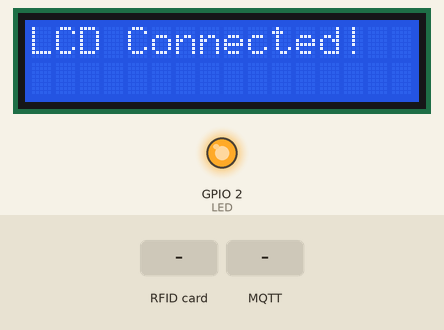
This program was run on a simulated ESP32. On the bench: 16×2 character LCD, output pins drawn as LEDs (lit = HIGH). The inputs (shaded band) are chosen by the test bench. WiFi joins after 1.5 s; servers stay silent unless stated; network time is answered at once with the bench clock; the local clock reads 2024-03-15 10:24:30 at power-on unless the program sets it; no MQTT or app messages arrive unless stated; what the program prints to the serial monitor is not drawn.

Above: at 0.6 s.
At 9.4 s:
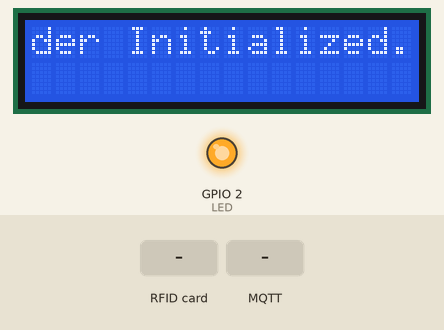
9.5 s: RFID card 5E 7A 19 C4 held to the reader
At 11.3 s:
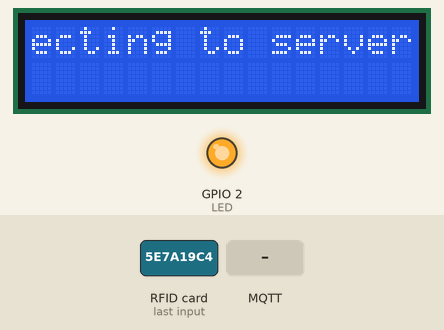
11.9 s: MQTT message "DUBLICATE" arrives on the first subscribed topic
At 12.9 s:
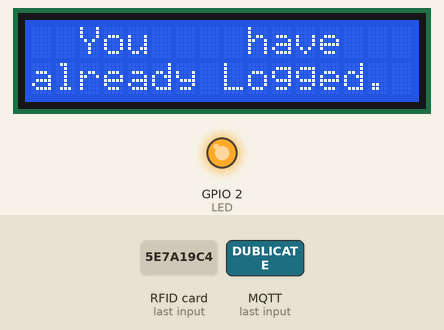
Timing chart, 0 to 14.9 s (numbered marks = the images above; inputs shaded):
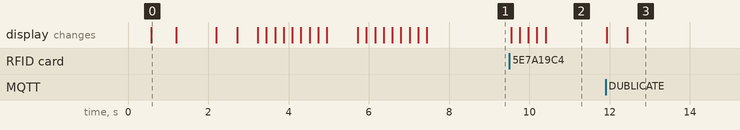

Measured:
- after the input at 9.5 s, the display: first changes at once (image 2 shows a later state)
- after the input at 11.9 s, the display: first changes at once (image 3 shows a later state)
- what the display in image 0 shows lasts 0.6 s, from 0.6 s to 1.2 s

The program:

main.cpp
```cpp
#include <Arduino.h>
#include <Wire.h>
#include <LiquidCrystal_I2C.h>
#include <SPI.h>
#include <MFRC522.h>
#include <WiFi.h>
#include <WiFiUdp.h>
#include <NTPClient.h>
#include <PubSubClient.h>
#include "secrets.h"

// LCD setup.
#define I2C_ADDRESS 0x27 // Change this if your LCD uses 0x3F or another address
#define SDA 21
#define SCL 22
#define SCROLL_DELAY 200

// RFID setup.
#define RST_PIN 4 // RST pin connected to GPIO22
#define SS_PIN 5   // SDA (SS) connected to GPIO5

// ESP32 Macros.
#define MONITOR_SPEED 115200
#define LED 2
#define LED_BLINK_SPEED 200
#define UTC_PLUS_5 18000
#define RETRIES 3
#define TIMEOUT 10000

const char *mqtt_access = "rfid/access";
const char *mqtt_register = "rfid/registration";
const String macAddress = WiFi.macAddress();

// Function declarations.
void wifiSetup();
void lcdSetup();
void reconnectMQTT();
void callback(char *topic, byte *payload, unsigned int length);
void print_lcd(String message, int row);
void print_lcd(String msg1, String msg2);
void checkConnections();
bool publishWithRetry(String uid, String timestamp);

WiFiClient espClient;
PubSubClient client(espClient);
WiFiUDP ntpUDP;
LiquidCrystal_I2C lcd(I2C_ADDRESS, 16, 2);
MFRC522 rfid(SS_PIN, RST_PIN);
NTPClient timeClient(ntpUDP, "pool.ntp.org", UTC_PLUS_5, 60000); // UTC time, update every 60s

enum State {
  READING,
  WAITING_FOR_SERVER
};

enum Lesson_State {
  NO_LESSON,
  WATING_FOR_LESSON,
  LESSON
};

State currentState = READING;
Lesson_State lessonState = NO_LESSON;

String lastUID = "";
unsigned long lastReadTime = 0;
unsigned long cooldown = 3000;  // milliseconds (3 seconds)

void setup()
{
  Serial.begin(MONITOR_SPEED);
  Wire.begin(SDA, SCL); // Set I2C pins for ESP32
  pinMode(LED, OUTPUT);
  digitalWrite(LED, HIGH);

  lcdSetup();
  wifiSetup();

  // RFID setup
  SPI.begin();     // Start SPI bus
  rfid.PCD_Init(); // Init RFID reader
  print_lcd("RFID Reader Initialized.", 0);

  client.setServer(MQTT_SERVER, MQTT_PORT);
  client.setCallback(callback);
  client.setKeepAlive(30);

  timeClient.begin();
  if (!timeClient.update()) Serial.println("LOG: setup: timeClient.update() fail"); // Get initial time
  delay(100);
  String time = timeClient.getFormattedTime();
  Serial.print("LOG: setup: Time is ");
  Serial.println(time);
}

void loop()
{
  checkConnections();

  if (!rfid.PICC_IsNewCardPresent() || !rfid.PICC_ReadCardSerial()) {
    return; // No card detected
  }

  client.loop();

  // Read UID
  String uid = "";
  for (byte i = 0; i < rfid.uid.size; i++) {
    uid += String(rfid.uid.uidByte[i], HEX);
    if (i < rfid.uid.size - 1) uid += ":";
  }

  String timestamp = timeClient.getFormattedTime();
  Serial.print("UID: ");
  Serial.println(uid);
  Serial.print("Time: ");
  Serial.println(timestamp);

  // Avoid repeatedly publishing the same uid.
  unsigned long time_now = millis();
  if (uid != lastUID && (time_now - lastReadTime) > cooldown) {
    lastUID = uid;
    lastReadTime = time_now;

    publishWithRetry(uid, timestamp);
  }
  else {
    if (lessonState != NO_LESSON)print_lcd("  You    have  ","already Logged.");
  }

  rfid.PICC_HaltA();       // Stop reading
  rfid.PCD_StopCrypto1();  // Stop encryption
  delay(2000);             // Small delay before next read
}
// Function definitions

bool publishWithRetry(String uid, String timestamp) {
  int attempt;
  String payload = "{\"uid\":\"" + uid + "\",\"timestamp\":\"" + timestamp +  "\",\"MAC_Address\":\"" + macAddress + "\"}";
  Serial.print("Publishing: ");
  Serial.println(payload);

  for (attempt = 1; attempt <= RETRIES; attempt++) {
    currentState = WAITING_FOR_SERVER;
    client.publish(mqtt_access, payload.c_str());

    Serial.print("Waiting for server... Attempt ");
    print_lcd("Connecting to server", 0);
    Serial.println(attempt);

    unsigned long start = millis();
    while (millis() - start < TIMEOUT) {
      checkConnections();
      client.loop();

      if (currentState == READING) {
        Serial.println("Server responded!");
        for (int i = 1; i < attempt; i++) {
          Serial.print("Printing redundent messages: ");
          Serial.println(i);
          client.loop();
          delay(100);
        }
        Serial.println("LOG: Printed redundent messages");
        return true;
      }

      delay(100);
    }

    Serial.println("Timeout, retrying...");
  }

  // After retries, failed to get a response
  print_lcd("No response from", "server.");
  for (int i = 1; i < attempt; i++) {
          Serial.print("Printing redundent messages: ");
          Serial.println(i);
          client.loop();
          delay(100);
        }
  return false;
}

// Check Wifi and MQTT connections.
void checkConnections() {
  //check wifi connection.
  if (WiFi.status() != WL_CONNECTED) {
    print_lcd("WiFi disconnected.", "Trying to reconnect...");
    wifiSetup();
  }

  // check MQTT connection.
  if (!client.connected()) {
    reconnectMQTT();
    client.loop();
  }
}

void wifiSetup()
{
  delay(100);
  WiFi.mode(WIFI_STA);
  WiFi.begin(WIFI_SSID, WIFI_PASSWORD);
  print_lcd("Connecting to", 0);

  // Wait until connected
  int attempts = 0;
  while (WiFi.status() != WL_CONNECTED)
  {
    delay(500);
    Serial.print(".");
    lcd.print(".");
    attempts++;
    if (attempts > 20)
    {
      print_lcd("Failed to connect to WiFi.", 0);
      return;
    }
  }

  String ip = "IP address: " + WiFi.localIP().toString();
  print_lcd("WiFi connected!", ip);
}

void lcdSetup()
{
  while (true)
  {
    Wire.beginTransmission(I2C_ADDRESS);
    if (Wire.endTransmission() == 0)
    {
      Serial.println("LCD detected!");
      break;
    }
    Serial.println("Waiting for LCD...");
    delay(1000); // Check every 1 second
  }
  delay(500);

  lcd.init();
  lcd.backlight();
  print_lcd("LCD Connected!", 0);
}

// Prints text on lcd and scrolls it
void print_lcd(String message, int row)
{
  int scrollIndex = 0;
  if (row == 0)
    lcd.clear();
  Serial.println(message);

  if (message.length() > 16)
  {
    // Scroll message
    do
    {
      String displayText = message.substring(scrollIndex, scrollIndex + 16);
      scrollIndex++;
      lcd.setCursor(0, row);
      lcd.print(displayText);
      delay(SCROLL_DELAY);
    } while (scrollIndex <= message.length() - 16);
  }
  else
  {
    lcd.setCursor(0, row);
    lcd.print(message);
  }
  delay(500);
}

// Print text on both rows
void print_lcd(String msg1, String msg2)
{
  print_lcd(msg1, 0);
  print_lcd(msg2, 1);
}

void callback(char* topic, byte* payload, unsigned int length) {
  String message = "";
  for (int i = 0; i < length; i++) {
    message += (char)payload[i];
  }

  Serial.print("[MQTT] Received on ");
  Serial.print(topic);
  Serial.print(": ");
  Serial.println(message);

  if (message == "NOT_REGISTERED") {
    print_lcd("Not Registered", 0);
    String msg = lastUID;
    msg += ",";
    msg += macAddress;
    client.publish(mqtt_register,msg.c_str());
  } else if (message == "DUBLICATE") {
    Serial.println(message);
    print_lcd("  You    have  ","already Logged.");
  } else if (message == "NO_LESSON") {
    print_lcd("No lessons today.", 0);
    lessonState = NO_LESSON;
  } else if (message == "UNKNOWN") {
    print_lcd("Device is not", "   registered");
  } else {
    print_lcd("Welcome, " + message, 0);
    lessonState = LESSON;
  }

  currentState = READING;
}

void reconnectMQTT() {
  while (!client.connected() && WiFi.status() == WL_CONNECTED) {
    Serial.print("Attempting MQTT connection...");
    if (client.connect("ESP32Client", MQTT_USERNAME, MQTT_PASSWORD)) {
      Serial.println("connected");
      Serial.print("Subscribed to: ");
      String subscription = mqtt_access;
      subscription += "/";
      subscription += macAddress;
      Serial.println(subscription);
      client.subscribe(subscription.c_str());
    } else {
      Serial.print("failed, rc=");
      Serial.print(client.state());
      Serial.println(" trying again in 5 seconds");
      delay(5000);
    }
  }
}
```

secrets_template.h
```cpp
// secrets_template.h
#ifndef SECRETS_H
#define SECRETS_H

const char *WIFI_SSID = "YOUR_WIFI_SSID";
const char *WIFI_PASSWORD = "YOUR_WIFI_PASSWORD";
const char *MQTT_SERVER = "BROKER_IP";
const int MQTT_PORT = 1883;
const char *MQTT_USERNAME = "USERNAME";
const char *MQTT_PASSWORD = "PASSWORD";

#endif
```
